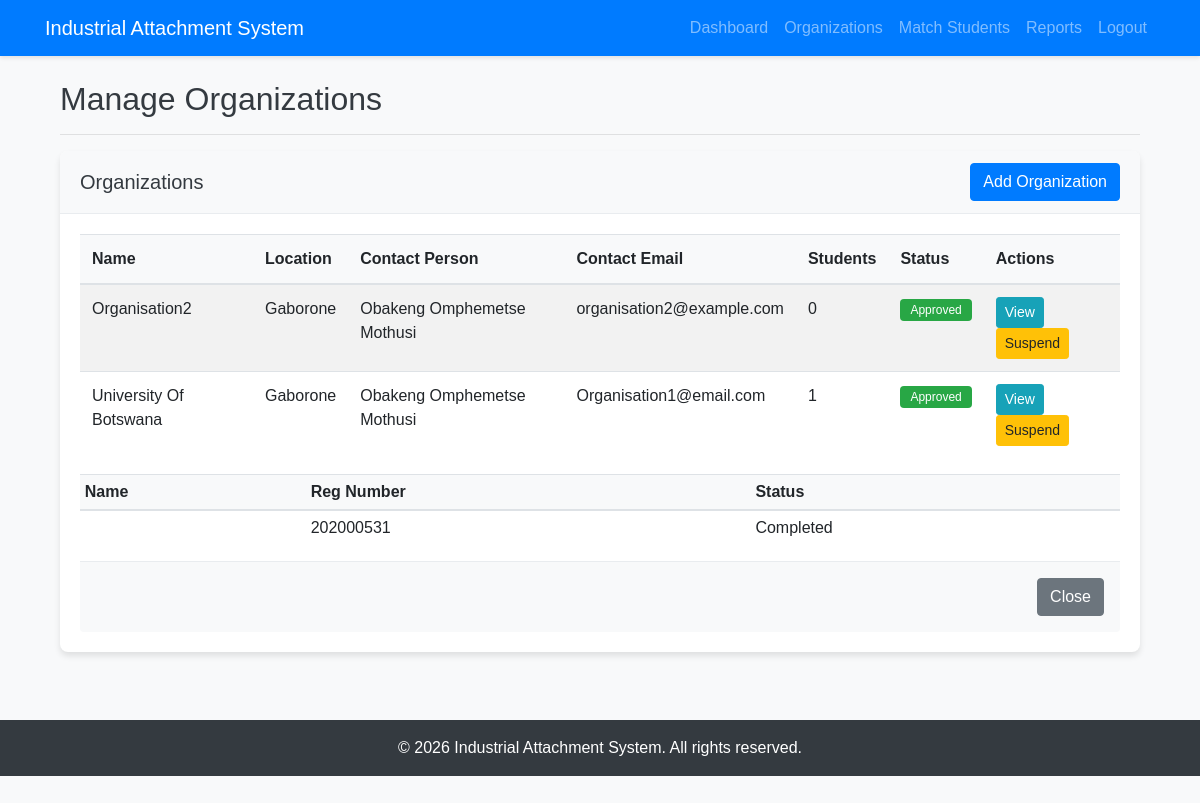
Screenshot of /pages/coordinator/manage_organizations.php (signed in) with the database file from the repository.
### tables this page shows
CREATE TABLE `organizations` (
  `organization_id` int(11) NOT NULL,
  `user_id` int(11) NOT NULL,
  `name` varchar(100) NOT NULL,
  `location` varchar(100) NOT NULL,
  `contact_person` varchar(100) NOT NULL,
  `contact_email` varchar(100) NOT NULL,
  `contact_phone` varchar(20) NOT NULL,
  `description` text DEFAULT NULL,
  `is_approved` varchar(50) NOT NULL
);

CREATE TABLE `students` (
  `student_id` int(11) NOT NULL,
  `user_id` int(11) NOT NULL,
  `full_name` varchar(100) NOT NULL,
  `registration_number` varchar(20) NOT NULL,
  `phone` varchar(20) NOT NULL,
  `skills` text DEFAULT NULL,
  `preferred_location` varchar(100) DEFAULT NULL,
  `preferred_project_type` text DEFAULT NULL,
  `attachment_status` enum('pending','matched','ongoing','completed') DEFAULT 'pending',
  `organization_id` int(11) DEFAULT NULL
);

### pages/coordinator/manage_organizations.php (the view, shortened to what this page needs)
<?php
require_once '../../config/db_connect.php';
$organizations_query = "SELECT o.*,
                        (SELECT COUNT(*) FROM students WHERE organization_id = o.organization_id) as assigned_students
                        FROM organizations o
                        ORDER BY o.name ASC";
$organizations_result = $conn->query($organizations_query);
include '../../includes/header.php';
?>
<div class="container-fluid">
    <div class="row">
        <div class="col-md-12">
            <h2>Manage Organizations</h2>
            <hr>
            <div class="card">
                <div class="card-header bg-light d-flex justify-content-between align-items-center">
                    <h5 class="mb-0">Organizations</h5>
                    <button type="button" class="btn btn-primary" data-toggle="modal" data-target="#addOrganizationModal">
                        Add Organization
                    </button>
                </div>
                <div class="card-body">
                    <div class="table-responsive">
                        <table class="table table-striped">
                            <thead>
                                <tr>
                                    <th>Name</th>
                                    <th>Location</th>
                                    <th>Contact Person</th>
                                    <th>Contact Email</th>
                                    <th>Students</th>
                                    <th>Status</th>
                                    <th>Actions</th>
                                </tr>
                            </thead>
                            <tbody>
                                <?php if ($organizations_result->num_rows > 0): ?>
                                    <?php while ($org = $organizations_result->fetch_assoc()): ?>
                                        <tr>
                                            <td><?php echo $org['name']; ?></td>
                                            <td><?php echo $org['location']; ?></td>
                                            <td><?php echo $org['contact_person']; ?></td>
                                            <td><?php echo $org['contact_email']; ?></td>
                                            <td><?php echo $org['assigned_students']; ?></td>
                                            <td>
                                                <?php if (isset($org['is_approved']) && $org['is_approved'] == 1): ?>
                                                    <span class="badge badge-success">Approved</span>
                                                <?php else: ?>
                                                    <span class="badge badge-warning">Pending</span>
                                                <?php endif; ?>
                                            </td>
                                            <td>
                                                <button type="button" class="btn btn-sm btn-info"
                                                    data-toggle="modal"
                                                    data-target="#viewOrgModal<?php echo $org['organization_id']; ?>">
                                                    View
                                                </button>
                                                <?php if (!isset($org['is_approved']) || $org['is_approved'] == 0): ?>
                                                    <form method="post" class="d-inline">
                                                        <input type="hidden" name="org_id" value="<?php echo $org['organization_id']; ?>">
                                                        <input type="hidden" name="approved" value="1">
                                                        <button type="submit" name="approve_org" class="btn btn-sm btn-success">Approve</button>
                                                    </form>
                                                <?php else: ?>
                                                    <form method="post" class="d-inline">
                                                        <button type="submit" name="approve_org" class="btn btn-sm btn-warning">Suspend</button>
                                                    </form>
                                                <?php endif; ?>
                                            </td>
                                        </tr>
                                        <div class="modal fade" id="viewOrgModal<?php echo $org['organization_id']; ?>" tabindex="-1" role="dialog" aria-hidden="true">
                                            <div class="modal-dialog modal-lg" role="document">
                                                <div class="modal-content">
                                                    <div class="modal-body">
                                                        <?php
                                                        $students_query = "SELECT * FROM students WHERE organization_id = " . $org['organization_id'];
                                                        $students_result = $conn->query($students_query);
                                                        if ($students_result && $students_result->num_rows > 0) {
                                                            echo "<table class='table table-sm'>";
                                                            echo "<thead><tr><th>Name</th><th>Reg Number</th><th>Status</th></tr></thead>";
                                                            echo "<tbody>";
                                                            while ($student = $students_result->fetch_assoc()) {
                                                                echo "<tr>";
                                                                echo "<td>" . $student['full_name'] . "</td>";
                                                                echo "<td>" . $student['registration_number'] . "</td>";
                                                                echo "<td>" . ucfirst($student['attachment_status']) . "</td>";
                                                                echo "</tr>";
                                                            }
                                                            echo "</tbody>";
                                                            echo "</table>";
                                                        } else {
                                                            echo "<p>No students assigned yet.</p>";
                                                        }
                                                        ?>
                                                    </div>
                                                    <div class="modal-footer">
                                                        <button type="button" class="btn btn-secondary" data-dismiss="modal">Close</button>
                                                    </div>
                                                </div>
                                            </div>
                                        </div>
                                    <?php endwhile; ?>
                                <?php else: ?>
                                    <tr>
                                        <td colspan="7" class="text-center">No organizations found</td>
                                    </tr>
                                <?php endif; ?>
                            </tbody>
                        </table>
                    </div>
                </div>
            </div>
        </div>
    </div>
</div>
<?php
include '../../includes/footer.php';
?>

### assets/css/style.css (style rules this page uses)
body { font-family: 'Arial', sans-serif; background-color: #f8f9fa; color: #343a40; padding-bottom: 50px; }
.card { border: none; border-radius: 8px; box-shadow: 0 4px 6px rgba(0, 0, 0, 0.1); margin-bottom: 20px; overflow: hidden; }
.card-header { background-color: #f8f9fa; border-bottom: 1px solid #e9ecef; font-weight: 600; }
.btn-primary { background-color: #007bff; border-color: #007bff; }
.table { background-color: #fff; }
.table thead th { background-color: #f8f9fa; border-bottom: 2px solid #dee2e6; font-weight: 600; }
.badge { padding: 5px 10px; font-weight: 500; border-radius: 4px; }
.badge-success { background-color: #28a745; }
.modal-content { border-radius: 8px; border: none; box-shadow: 0 5px 15px rgba(0, 0, 0, 0.1); }
.modal-footer { background-color: #f8f9fa; border-top: 1px solid #e9ecef; }

### rows the page displays
organizations: name "Organisation2", location "Gaborone", contact_person "Obakeng Omphemetse Mothusi", contact_email "organisation2@example.com", assigned_students "0", is_approved "Approved"
organizations: name "University Of Botswana", location "Gaborone", contact_person "Obakeng Omphemetse Mothusi", contact_email "Organisation1@email.com", assigned_students "1", is_approved "Approved"
students: registration_number "202000531", attachment_status "Completed"
